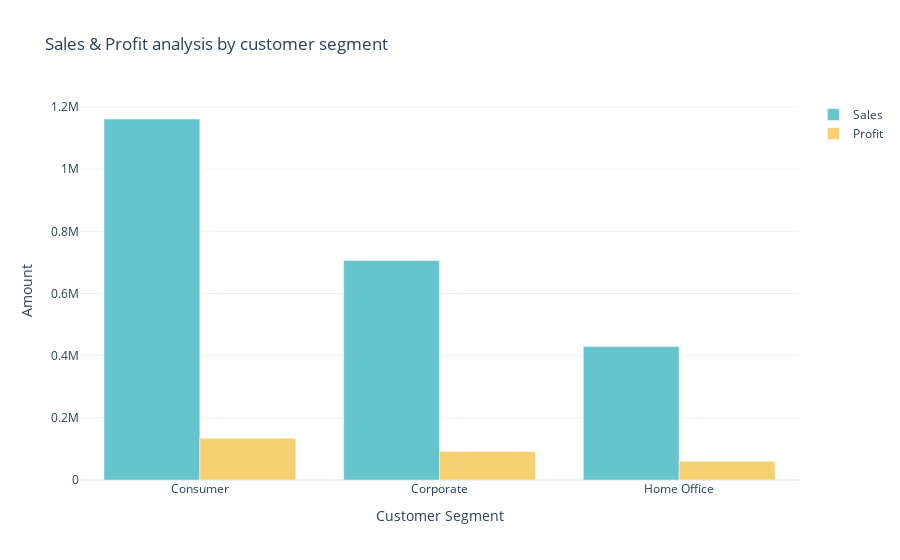

Notebook cell for this chart:
### Code cell
sales_profit_by_segment = df.groupby('Segment').agg({'Sales':'sum', 'Profit':'sum'}).reset_index()

color_palette = colors.qualitative.Pastel

fig = go.Figure()

fig.add_trace(go.Bar(x=sales_profit_by_segment['Segment'],
                     y=sales_profit_by_segment['Sales'],
                     name='Sales',
                     marker_color=color_palette[0]))

fig.add_trace(go.Bar(x=sales_profit_by_segment['Segment'],
                     y=sales_profit_by_segment['Profit'],
                     name='Profit',
                     marker_color = color_palette[1]))

fig.update_layout(title='Sales & Profit analysis by customer segment',
                  xaxis_title='Customer Segment', yaxis_title='Amount')

fig.show()

### Figure 1 — Plotly figure (JSON) as saved in the notebook; plotly's stock layout.template omitted (floating-point values rounded to 4 significant figures)
{"data": [{"marker": {"color": "rgb(102, 197, 204)"}, "name": "Sales", "type": "bar", "x": ["Consumer", "Corporate", "Home Office"], "y": [1161000.0, 706100.0, 429700.0]}, {"marker": {"color": "rgb(246, 207, 113)"}, "name": "Profit", "type": "bar", "x": ["Consumer", "Corporate", "Home Office"], "y": [134100.0, 91980.0, 60300.0]}], "layout": {"title": {"text": "Sales & Profit analysis by customer segment"}, "xaxis": {"title": {"text": "Customer Segment"}}, "yaxis": {"title": {"text": "Amount"}}}}
